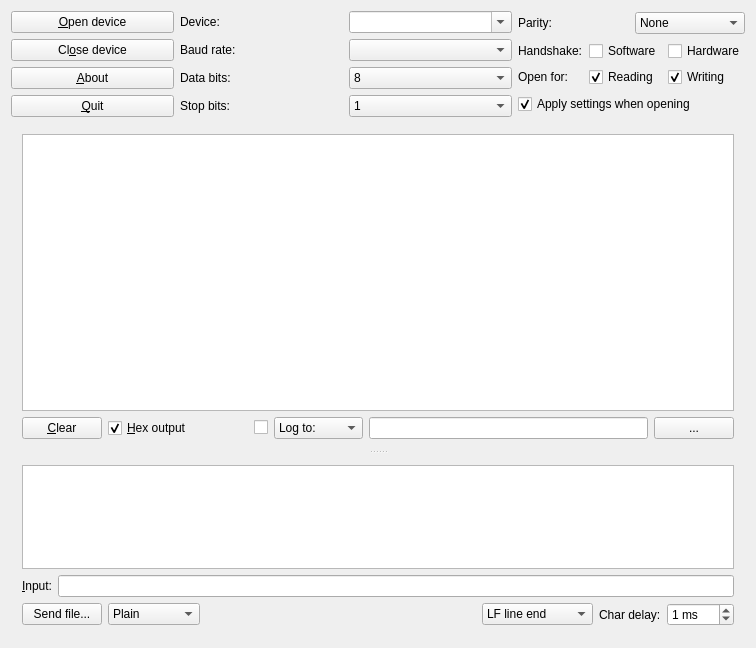
<?xml version="1.0" encoding="UTF-8"?>
<ui version="4.0">
 <class>CuteCommDlg</class>
 <widget class="QWidget" name="CuteCommDlg">
  <property name="geometry">
   <rect>
    <x>0</x>
    <y>0</y>
    <width>756</width>
    <height>648</height>
   </rect>
  </property>
  <property name="windowTitle">
   <string>CuteCom-BionX</string>
  </property>
  <layout class="QVBoxLayout">
   <item>
    <layout class="QGridLayout">
     <item row="3" column="1">
      <widget class="QLabel" name="textLabel5">
       <property name="text">
        <string>Stop bits:</string>
       </property>
       <property name="wordWrap">
        <bool>false</bool>
       </property>
       <property name="buddy">
        <cstring>m_stopCb</cstring>
       </property>
      </widget>
     </item>
     <item row="3" column="0">
      <widget class="QPushButton" name="m_quitPb">
       <property name="text">
        <string>&amp;Quit</string>
       </property>
       <property name="shortcut">
        <string>Alt+Q</string>
       </property>
      </widget>
     </item>
     <item row="2" column="1">
      <widget class="QLabel" name="textLabel3">
       <property name="text">
        <string>Data bits:</string>
       </property>
       <property name="wordWrap">
        <bool>false</bool>
       </property>
       <property name="buddy">
        <cstring>m_dataBitsCb</cstring>
       </property>
      </widget>
     </item>
     <item row="2" column="0">
      <widget class="QPushButton" name="m_aboutPb">
       <property name="text">
        <string>&amp;About</string>
       </property>
       <property name="shortcut">
        <string>Alt+A</string>
       </property>
      </widget>
     </item>
     <item row="2" column="2">
      <widget class="QComboBox" name="m_dataBitsCb">
       <property name="currentIndex">
        <number>3</number>
       </property>
       <item>
        <property name="text">
         <string>5</string>
        </property>
       </item>
       <item>
        <property name="text">
         <string>6</string>
        </property>
       </item>
       <item>
        <property name="text">
         <string>7</string>
        </property>
       </item>
       <item>
        <property name="text">
         <string>8</string>
        </property>
       </item>
      </widget>
     </item>
     <item row="0" column="1">
      <widget class="QLabel" name="textLabel1">
       <property name="text">
        <string>Device:</string>
       </property>
       <property name="wordWrap">
        <bool>false</bool>
       </property>
       <property name="buddy">
        <cstring>m_deviceCb</cstring>
       </property>
      </widget>
     </item>
     <item row="0" column="0">
      <widget class="QPushButton" name="m_connectPb">
       <property name="toolTip">
        <string/>
       </property>
       <property name="text">
        <string>&amp;Open device</string>
       </property>
       <property name="shortcut">
        <string>Alt+O</string>
       </property>
      </widget>
     </item>
     <item row="1" column="0">
      <widget class="QPushButton" name="m_closePb">
       <property name="text">
        <string>Cl&amp;ose device</string>
       </property>
       <property name="shortcut">
        <string>Alt+O</string>
       </property>
      </widget>
     </item>
     <item row="3" column="2">
      <widget class="QComboBox" name="m_stopCb">
       <item>
        <property name="text">
         <string>1</string>
        </property>
       </item>
       <item>
        <property name="text">
         <string>2</string>
        </property>
       </item>
      </widget>
     </item>
     <item row="1" column="1">
      <widget class="QLabel" name="textLabel2">
       <property name="text">
        <string>Baud rate:</string>
       </property>
       <property name="wordWrap">
        <bool>false</bool>
       </property>
       <property name="buddy">
        <cstring>m_baudCb</cstring>
       </property>
      </widget>
     </item>
     <item row="0" column="2">
      <widget class="QComboBox" name="m_deviceCb">
       <property name="editable">
        <bool>true</bool>
       </property>
      </widget>
     </item>
     <item row="1" column="2">
      <widget class="QComboBox" name="m_baudCb">
       <property name="currentIndex">
        <number>-1</number>
       </property>
      </widget>
     </item>
     <item row="0" column="3" rowspan="4">
      <layout class="QVBoxLayout">
       <item>
        <layout class="QHBoxLayout">
         <item>
          <widget class="QLabel" name="textLabel4">
           <property name="text">
            <string>Parity:</string>
           </property>
           <property name="wordWrap">
            <bool>false</bool>
           </property>
           <property name="buddy">
            <cstring>m_parityCb</cstring>
           </property>
          </widget>
         </item>
         <item>
          <widget class="QComboBox" name="m_parityCb">
           <item>
            <property name="text">
             <string>None</string>
            </property>
           </item>
           <item>
            <property name="text">
             <string>Odd</string>
            </property>
           </item>
           <item>
            <property name="text">
             <string>Even</string>
            </property>
           </item>
           <item>
            <property name="text">
             <string>Mark</string>
            </property>
           </item>
           <item>
            <property name="text">
             <string>Space</string>
            </property>
           </item>
          </widget>
         </item>
        </layout>
       </item>
       <item>
        <layout class="QGridLayout">
         <item row="0" column="2">
          <widget class="QCheckBox" name="m_hardwareCb">
           <property name="toolTip">
            <string>Enable Hardware Handshake</string>
           </property>
           <property name="text">
            <string>Hardware</string>
           </property>
          </widget>
         </item>
         <item row="0" column="1">
          <widget class="QCheckBox" name="m_softwareCb">
           <property name="toolTip">
            <string>Enable Software Handshake (XON/XOFF)</string>
           </property>
           <property name="text">
            <string>Software</string>
           </property>
          </widget>
         </item>
         <item row="1" column="2">
          <widget class="QCheckBox" name="m_writeCb">
           <property name="toolTip">
            <string>Usually you want to use read and write</string>
           </property>
           <property name="text">
            <string>Writing</string>
           </property>
           <property name="checked">
            <bool>true</bool>
           </property>
          </widget>
         </item>
         <item row="1" column="1">
          <widget class="QCheckBox" name="m_readCb">
           <property name="toolTip">
            <string>Usually you want to use read and write</string>
           </property>
           <property name="text">
            <string>Reading</string>
           </property>
           <property name="checked">
            <bool>true</bool>
           </property>
          </widget>
         </item>
         <item row="1" column="0">
          <widget class="QLabel" name="textLabel1_3">
           <property name="text">
            <string>Open for:</string>
           </property>
           <property name="wordWrap">
            <bool>false</bool>
           </property>
          </widget>
         </item>
         <item row="0" column="0">
          <widget class="QLabel" name="textLabel2_2">
           <property name="text">
            <string>Handshake:</string>
           </property>
           <property name="wordWrap">
            <bool>false</bool>
           </property>
          </widget>
         </item>
        </layout>
       </item>
       <item>
        <widget class="QCheckBox" name="m_applyCb">
         <property name="text">
          <string>Apply settings when opening</string>
         </property>
         <property name="checked">
          <bool>true</bool>
         </property>
        </widget>
       </item>
      </layout>
     </item>
    </layout>
   </item>
   <item>
    <widget class="QSplitter" name="splitter2">
     <property name="orientation">
      <enum>Qt::Vertical</enum>
     </property>
     <widget class="QFrame" name="frame3">
      <property name="sizePolicy">
       <sizepolicy hsizetype="Preferred" vsizetype="Preferred">
        <horstretch>0</horstretch>
        <verstretch>2</verstretch>
       </sizepolicy>
      </property>
      <property name="frameShape">
       <enum>QFrame::NoFrame</enum>
      </property>
      <property name="frameShadow">
       <enum>QFrame::Plain</enum>
      </property>
      <layout class="QVBoxLayout">
       <item>
        <widget class="QTextBrowser" name="m_outputView">
         <property name="font">
          <font>
           <family>Courier</family>
          </font>
         </property>
        </widget>
       </item>
       <item>
        <layout class="QHBoxLayout">
         <item>
          <widget class="QPushButton" name="m_clearOutputPb">
           <property name="toolTip">
            <string>Clear the output window</string>
           </property>
           <property name="text">
            <string>&amp;Clear</string>
           </property>
           <property name="shortcut">
            <string>Alt+C</string>
           </property>
          </widget>
         </item>
         <item>
          <widget class="QCheckBox" name="m_hexOutputCb">
           <property name="sizePolicy">
            <sizepolicy hsizetype="Minimum" vsizetype="Fixed">
             <horstretch>1</horstretch>
             <verstretch>0</verstretch>
            </sizepolicy>
           </property>
           <property name="toolTip">
            <string>Show the output in hexadecimal format</string>
           </property>
           <property name="text">
            <string>&amp;Hex output</string>
           </property>
           <property name="shortcut">
            <string>Alt+H</string>
           </property>
           <property name="checked">
            <bool>true</bool>
           </property>
          </widget>
         </item>
         <item>
          <widget class="QCheckBox" name="m_enableLoggingCb">
           <property name="toolTip">
            <string>Enable logging the data to a file. Chose &quot;Append to&quot; to append instead overwrite to an existing file.</string>
           </property>
           <property name="text">
            <string/>
           </property>
          </widget>
         </item>
         <item>
          <widget class="QComboBox" name="m_logAppendCb">
           <property name="toolTip">
            <string>Enable logging the data to a file. Chose &quot;Append to&quot; to append instead overwrite to an existing file.</string>
           </property>
           <item>
            <property name="text">
             <string>Log to:</string>
            </property>
           </item>
           <item>
            <property name="text">
             <string>Append to:</string>
            </property>
           </item>
          </widget>
         </item>
         <item>
          <widget class="QLineEdit" name="m_logFileLe">
           <property name="sizePolicy">
            <sizepolicy hsizetype="Expanding" vsizetype="Fixed">
             <horstretch>2</horstretch>
             <verstretch>0</verstretch>
            </sizepolicy>
           </property>
           <property name="toolTip">
            <string>The logfile</string>
           </property>
          </widget>
         </item>
         <item>
          <widget class="QPushButton" name="m_logFileFileDialog">
           <property name="toolTip">
            <string>Open file dialog</string>
           </property>
           <property name="text">
            <string>...</string>
           </property>
          </widget>
         </item>
        </layout>
       </item>
      </layout>
     </widget>
     <widget class="QFrame" name="frame4">
      <property name="sizePolicy">
       <sizepolicy hsizetype="Preferred" vsizetype="Preferred">
        <horstretch>0</horstretch>
        <verstretch>1</verstretch>
       </sizepolicy>
      </property>
      <property name="frameShape">
       <enum>QFrame::NoFrame</enum>
      </property>
      <property name="frameShadow">
       <enum>QFrame::Plain</enum>
      </property>
      <layout class="QVBoxLayout">
       <item>
        <widget class="QListWidget" name="m_oldCmdsLb"/>
       </item>
       <item>
        <layout class="QHBoxLayout">
         <item>
          <widget class="QLabel" name="textLabel1_2">
           <property name="text">
            <string>&amp;Input:</string>
           </property>
           <property name="wordWrap">
            <bool>false</bool>
           </property>
           <property name="buddy">
            <cstring>m_cmdLe</cstring>
           </property>
          </widget>
         </item>
         <item>
          <widget class="QLineEdit" name="m_cmdLe">
           <property name="toolTip">
            <string>Enter commands here, Ctrl+C, Ctrl+S, Ctrl+Q also work</string>
           </property>
          </widget>
         </item>
        </layout>
       </item>
       <item>
        <layout class="QHBoxLayout">
         <item>
          <widget class="QPushButton" name="m_sendPb">
           <property name="toolTip">
            <string>Select a file to be sent using the specified protocol</string>
           </property>
           <property name="text">
            <string>Send file...</string>
           </property>
           <property name="autoDefault">
            <bool>false</bool>
           </property>
          </widget>
         </item>
         <item>
          <widget class="QComboBox" name="m_protoPb">
           <property name="toolTip">
            <string>Select the transfer protocol</string>
           </property>
           <item>
            <property name="text">
             <string>Plain</string>
            </property>
           </item>
           <item>
            <property name="text">
             <string>XModem</string>
            </property>
           </item>
           <item>
            <property name="text">
             <string>ZModem</string>
            </property>
           </item>
           <item>
            <property name="text">
             <string>YModem</string>
            </property>
           </item>
           <item>
            <property name="text">
             <string>1kXModem</string>
            </property>
           </item>
           <item>
            <property name="text">
             <string>Script</string>
            </property>
           </item>
          </widget>
         </item>
         <item>
          <spacer>
           <property name="orientation">
            <enum>Qt::Horizontal</enum>
           </property>
           <property name="sizeType">
            <enum>QSizePolicy::Expanding</enum>
           </property>
           <property name="sizeHint" stdset="0">
            <size>
             <width>40</width>
             <height>20</height>
            </size>
           </property>
          </spacer>
         </item>
         <item>
          <widget class="QComboBox" name="m_inputModeCb">
           <property name="toolTip">
            <string>Select the line end termination</string>
           </property>
           <item>
            <property name="text">
             <string>LF line end</string>
            </property>
           </item>
           <item>
            <property name="text">
             <string>CR line end</string>
            </property>
           </item>
           <item>
            <property name="text">
             <string>CR,LF line end</string>
            </property>
           </item>
           <item>
            <property name="text">
             <string>No line end</string>
            </property>
           </item>
           <item>
            <property name="text">
             <string>Hex input</string>
            </property>
           </item>
          </widget>
         </item>
         <item>
          <widget class="QLabel" name="textLabel1_4">
           <property name="text">
            <string>Char delay:</string>
           </property>
           <property name="wordWrap">
            <bool>false</bool>
           </property>
          </widget>
         </item>
         <item>
          <widget class="QSpinBox" name="m_charDelaySb">
           <property name="toolTip">
            <string>Delay between single characters</string>
           </property>
           <property name="suffix">
            <string> ms</string>
           </property>
           <property name="maximum">
            <number>250</number>
           </property>
           <property name="value">
            <number>1</number>
           </property>
          </widget>
         </item>
        </layout>
       </item>
      </layout>
     </widget>
    </widget>
   </item>
  </layout>
 </widget>
 <layoutdefault spacing="6" margin="11"/>
 <pixmapfunction>qPixmapFromMimeSource</pixmapfunction>
 <tabstops>
  <tabstop>m_connectPb</tabstop>
  <tabstop>m_closePb</tabstop>
  <tabstop>m_aboutPb</tabstop>
  <tabstop>m_quitPb</tabstop>
  <tabstop>m_deviceCb</tabstop>
  <tabstop>m_baudCb</tabstop>
  <tabstop>m_dataBitsCb</tabstop>
  <tabstop>m_stopCb</tabstop>
  <tabstop>m_parityCb</tabstop>
  <tabstop>m_softwareCb</tabstop>
  <tabstop>m_hardwareCb</tabstop>
  <tabstop>m_readCb</tabstop>
  <tabstop>m_writeCb</tabstop>
  <tabstop>m_applyCb</tabstop>
  <tabstop>m_outputView</tabstop>
  <tabstop>m_clearOutputPb</tabstop>
  <tabstop>m_hexOutputCb</tabstop>
  <tabstop>m_enableLoggingCb</tabstop>
  <tabstop>m_logAppendCb</tabstop>
  <tabstop>m_logFileLe</tabstop>
  <tabstop>m_logFileFileDialog</tabstop>
  <tabstop>m_cmdLe</tabstop>
  <tabstop>m_sendPb</tabstop>
  <tabstop>m_protoPb</tabstop>
  <tabstop>m_inputModeCb</tabstop>
  <tabstop>m_charDelaySb</tabstop>
  <tabstop>m_oldCmdsLb</tabstop>
 </tabstops>
 <resources/>
 <connections/>
</ui>
